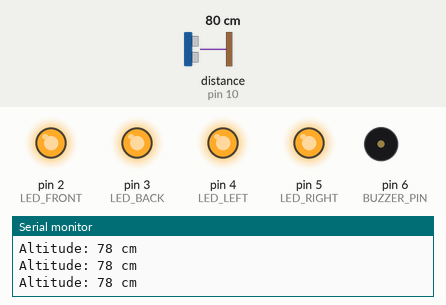
This sketch was run on a simulated Arduino Uno, built with avr-gcc and run on an emulated ATmega328P. Shown: output pins drawn as LEDs (lit = HIGH), buzzer (waves = sounding, pin HIGH), the last lines printed to the serial monitor. Wiring (inferred from the names in the program): ultrasonic range finder: trigger pin 9; echo pin 10. Inputs (shaded band) come from the test bench; at power-on: distance to the obstacle (sensor on pin 10) 80 cm. The echo pulse lasts 58.3 µs per cm; pins used as bus, display or sensor lines are not drawn.

Above: at 1.2 s.
1.3 s: distance to the obstacle (sensor on pin 10) set to 56 cm
4.3 s: distance to the obstacle (sensor on pin 10) set to 48 cm
At 5.6 s:
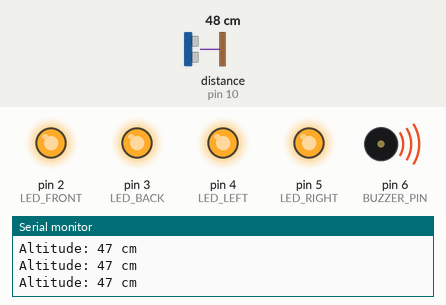
6.0 s: distance to the obstacle (sensor on pin 10) set to 120 cm
At 6.8 s:
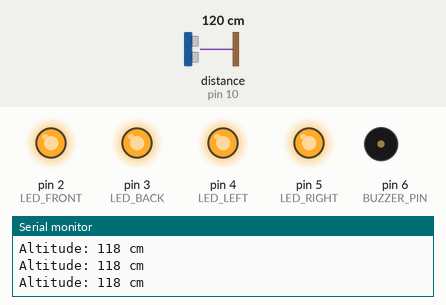
7.6 s: distance to the obstacle (sensor on pin 10) set to 2 cm
At 8.9 s:
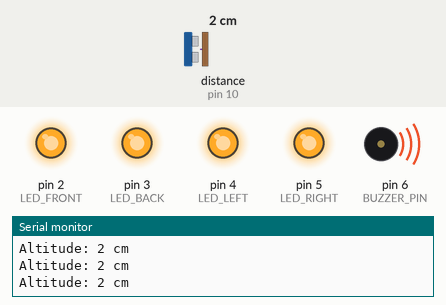
Timing chart, 0 to 10.2 s (numbered marks = the images above; inputs shaded):
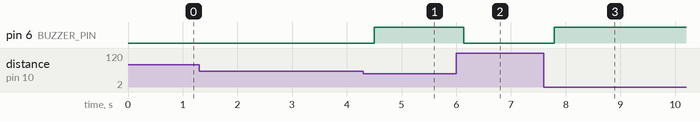

Measured:
- the behaviour switches between 51 and 50 cm on distance to the obstacle (sensor on pin 10) (found by bisection; images 0 and 1)
- after the input at 4.3 s, pin 6 (BUZZER_PIN): LOW → HIGH after 0.20 s
- after the input at 6.0 s, pin 6 (BUZZER_PIN): HIGH → LOW after 0.13 s
- after the input at 7.6 s, pin 6 (BUZZER_PIN): LOW → HIGH after 0.19 s

The sketch:

Light_System___altitude_Wrning.ino
```cpp
// ultrasonic sensor
#define TRIG_PIN 9
#define ECHO_PIN 10

// LEDs
#define LED_FRONT 2
#define LED_BACK 3
#define LED_LEFT 4
#define LED_RIGHT 5

// buzzer
#define BUZZER_PIN 6

// Altitude threshold (in cm)
const int LOW_ALTITUDE_THRESHOLD = 50;

void setup() {
  // Initialize serial communication
  Serial.begin(9600);

  // Set pin modes
  pinMode(TRIG_PIN, OUTPUT);
  pinMode(ECHO_PIN, INPUT);

  pinMode(LED_FRONT, OUTPUT);
  pinMode(LED_BACK, OUTPUT);
  pinMode(LED_LEFT, OUTPUT);
  pinMode(LED_RIGHT, OUTPUT);

  pinMode(BUZZER_PIN, OUTPUT);

  // Turn on drone light system
  digitalWrite(LED_FRONT, HIGH);
  digitalWrite(LED_BACK, HIGH);
  digitalWrite(LED_LEFT, HIGH);
  digitalWrite(LED_RIGHT, HIGH);
}

void loop() {
  // For measure altitude
  int altitude = measureAltitude();

  // Print altitude to serial monitor
  Serial.print("Altitude: ");
  Serial.print(altitude);
  Serial.println(" cm");

  // Check low altitude and warning
  if (altitude < LOW_ALTITUDE_THRESHOLD) {
    digitalWrite(BUZZER_PIN, HIGH); // Turn on buzzer
  } else {
    digitalWrite(BUZZER_PIN, LOW); // Turn off buzzer
  }

  delay(200);
}

//  measure altitude using ultrasonic sensor
int measureAltitude() {
  // Send a 10-microsecond pulse to the TRIG_PIN
  digitalWrite(TRIG_PIN, LOW);
  delayMicroseconds(2);
  digitalWrite(TRIG_PIN, HIGH);
  delayMicroseconds(10);
  digitalWrite(TRIG_PIN, LOW);

  // Read ECHO_PIN,calculate the distance
  long duration = pulseIn(ECHO_PIN, HIGH);
  int distance = duration * 0.034 / 2; // Convert to cm

  return distance;
}
```
